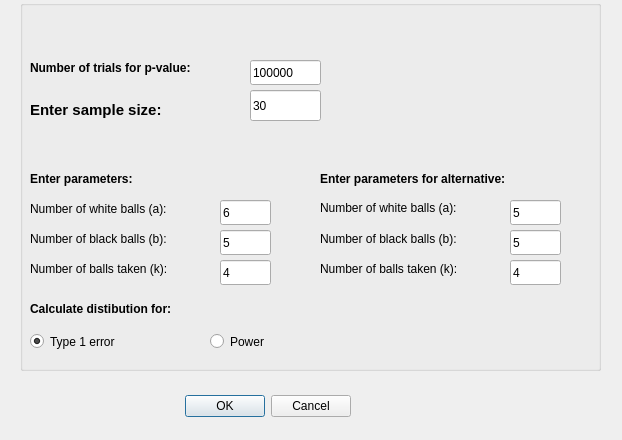
<?xml version="1.0" encoding="UTF-8"?>
<ui version="4.0">
 <class>PWindow</class>
 <widget class="QDialog" name="PWindow">
  <property name="geometry">
   <rect>
    <x>0</x>
    <y>0</y>
    <width>622</width>
    <height>440</height>
   </rect>
  </property>
  <property name="windowTitle">
   <string>P-levels distibution</string>
  </property>
  <widget class="QDialogButtonBox" name="buttonBox">
   <property name="geometry">
    <rect>
     <x>10</x>
     <y>390</y>
     <width>341</width>
     <height>32</height>
    </rect>
   </property>
   <property name="orientation">
    <enum>Qt::Horizontal</enum>
   </property>
   <property name="standardButtons">
    <set>QDialogButtonBox::Cancel|QDialogButtonBox::Ok</set>
   </property>
  </widget>
  <widget class="QGroupBox" name="groupBox">
   <property name="geometry">
    <rect>
     <x>20</x>
     <y>0</y>
     <width>581</width>
     <height>371</height>
    </rect>
   </property>
   <property name="title">
    <string/>
   </property>
   <widget class="QLabel" name="label_3">
    <property name="geometry">
     <rect>
      <x>10</x>
      <y>100</y>
      <width>171</width>
      <height>20</height>
     </rect>
    </property>
    <property name="font">
     <font>
      <family>Ubuntu</family>
      <pointsize>11</pointsize>
      <weight>75</weight>
      <bold>true</bold>
     </font>
    </property>
    <property name="text">
     <string>Enter sample size: </string>
    </property>
   </widget>
   <widget class="QLineEdit" name="lineEditSize">
    <property name="geometry">
     <rect>
      <x>230</x>
      <y>90</y>
      <width>71</width>
      <height>31</height>
     </rect>
    </property>
    <property name="text">
     <string>30</string>
    </property>
   </widget>
   <widget class="QLabel" name="label_5">
    <property name="geometry">
     <rect>
      <x>10</x>
      <y>170</y>
      <width>271</width>
      <height>17</height>
     </rect>
    </property>
    <property name="font">
     <font>
      <weight>75</weight>
      <bold>true</bold>
     </font>
    </property>
    <property name="text">
     <string>Enter parameters:</string>
    </property>
   </widget>
   <widget class="QLabel" name="label_6">
    <property name="geometry">
     <rect>
      <x>10</x>
      <y>200</y>
      <width>181</width>
      <height>17</height>
     </rect>
    </property>
    <property name="text">
     <string>Number of white balls (a):</string>
    </property>
   </widget>
   <widget class="QLabel" name="label_7">
    <property name="geometry">
     <rect>
      <x>10</x>
      <y>230</y>
      <width>181</width>
      <height>17</height>
     </rect>
    </property>
    <property name="text">
     <string>Number of black balls (b):</string>
    </property>
   </widget>
   <widget class="QLabel" name="label_8">
    <property name="geometry">
     <rect>
      <x>10</x>
      <y>260</y>
      <width>181</width>
      <height>17</height>
     </rect>
    </property>
    <property name="text">
     <string>Number of balls taken (k):</string>
    </property>
   </widget>
   <widget class="QLineEdit" name="lineEdit_A">
    <property name="geometry">
     <rect>
      <x>200</x>
      <y>200</y>
      <width>51</width>
      <height>25</height>
     </rect>
    </property>
    <property name="text">
     <string>6</string>
    </property>
   </widget>
   <widget class="QLineEdit" name="lineEdit_B">
    <property name="geometry">
     <rect>
      <x>200</x>
      <y>230</y>
      <width>51</width>
      <height>25</height>
     </rect>
    </property>
    <property name="text">
     <string>5</string>
    </property>
   </widget>
   <widget class="QLineEdit" name="lineEdit_K">
    <property name="geometry">
     <rect>
      <x>200</x>
      <y>260</y>
      <width>51</width>
      <height>25</height>
     </rect>
    </property>
    <property name="text">
     <string>4</string>
    </property>
   </widget>
   <widget class="QLineEdit" name="lineEditTrials">
    <property name="geometry">
     <rect>
      <x>230</x>
      <y>60</y>
      <width>71</width>
      <height>25</height>
     </rect>
    </property>
    <property name="text">
     <string>100000</string>
    </property>
   </widget>
   <widget class="QLabel" name="label">
    <property name="geometry">
     <rect>
      <x>10</x>
      <y>60</y>
      <width>211</width>
      <height>16</height>
     </rect>
    </property>
    <property name="font">
     <font>
      <weight>75</weight>
      <bold>true</bold>
     </font>
    </property>
    <property name="text">
     <string>Number of trials for p-value: </string>
    </property>
   </widget>
   <widget class="QLabel" name="label_2">
    <property name="geometry">
     <rect>
      <x>10</x>
      <y>300</y>
      <width>191</width>
      <height>17</height>
     </rect>
    </property>
    <property name="font">
     <font>
      <weight>75</weight>
      <bold>true</bold>
     </font>
    </property>
    <property name="text">
     <string>Calculate distibution for:</string>
    </property>
   </widget>
   <widget class="QRadioButton" name="radioButtonError">
    <property name="geometry">
     <rect>
      <x>10</x>
      <y>330</y>
      <width>112</width>
      <height>23</height>
     </rect>
    </property>
    <property name="text">
     <string>Type 1 error</string>
    </property>
    <property name="checked">
     <bool>true</bool>
    </property>
   </widget>
   <widget class="QRadioButton" name="radioButtonPower">
    <property name="geometry">
     <rect>
      <x>190</x>
      <y>330</y>
      <width>112</width>
      <height>23</height>
     </rect>
    </property>
    <property name="text">
     <string>Power</string>
    </property>
   </widget>
   <widget class="QLabel" name="label_9">
    <property name="geometry">
     <rect>
      <x>300</x>
      <y>230</y>
      <width>181</width>
      <height>17</height>
     </rect>
    </property>
    <property name="text">
     <string>Number of black balls (b):</string>
    </property>
   </widget>
   <widget class="QLineEdit" name="lineEdit_K_alt">
    <property name="geometry">
     <rect>
      <x>490</x>
      <y>260</y>
      <width>51</width>
      <height>25</height>
     </rect>
    </property>
    <property name="text">
     <string>4</string>
    </property>
   </widget>
   <widget class="QLabel" name="label_10">
    <property name="geometry">
     <rect>
      <x>300</x>
      <y>170</y>
      <width>271</width>
      <height>17</height>
     </rect>
    </property>
    <property name="font">
     <font>
      <weight>75</weight>
      <bold>true</bold>
     </font>
    </property>
    <property name="text">
     <string>Enter parameters for alternative:</string>
    </property>
   </widget>
   <widget class="QLineEdit" name="lineEdit_B_alt">
    <property name="geometry">
     <rect>
      <x>490</x>
      <y>230</y>
      <width>51</width>
      <height>25</height>
     </rect>
    </property>
    <property name="text">
     <string>5</string>
    </property>
   </widget>
   <widget class="QLineEdit" name="lineEdit_A_alt">
    <property name="geometry">
     <rect>
      <x>490</x>
      <y>200</y>
      <width>51</width>
      <height>25</height>
     </rect>
    </property>
    <property name="text">
     <string>5</string>
    </property>
   </widget>
   <widget class="QLabel" name="label_11">
    <property name="geometry">
     <rect>
      <x>300</x>
      <y>200</y>
      <width>181</width>
      <height>16</height>
     </rect>
    </property>
    <property name="text">
     <string>Number of white balls (a):</string>
    </property>
   </widget>
   <widget class="QLabel" name="label_12">
    <property name="geometry">
     <rect>
      <x>300</x>
      <y>260</y>
      <width>181</width>
      <height>17</height>
     </rect>
    </property>
    <property name="text">
     <string>Number of balls taken (k):</string>
    </property>
   </widget>
  </widget>
 </widget>
 <resources/>
 <connections>
  <connection>
   <sender>buttonBox</sender>
   <signal>accepted()</signal>
   <receiver>PWindow</receiver>
   <slot>accept()</slot>
   <hints>
    <hint type="sourcelabel">
     <x>248</x>
     <y>254</y>
    </hint>
    <hint type="destinationlabel">
     <x>157</x>
     <y>274</y>
    </hint>
   </hints>
  </connection>
  <connection>
   <sender>buttonBox</sender>
   <signal>rejected()</signal>
   <receiver>PWindow</receiver>
   <slot>reject()</slot>
   <hints>
    <hint type="sourcelabel">
     <x>316</x>
     <y>260</y>
    </hint>
    <hint type="destinationlabel">
     <x>286</x>
     <y>274</y>
    </hint>
   </hints>
  </connection>
 </connections>
</ui>
